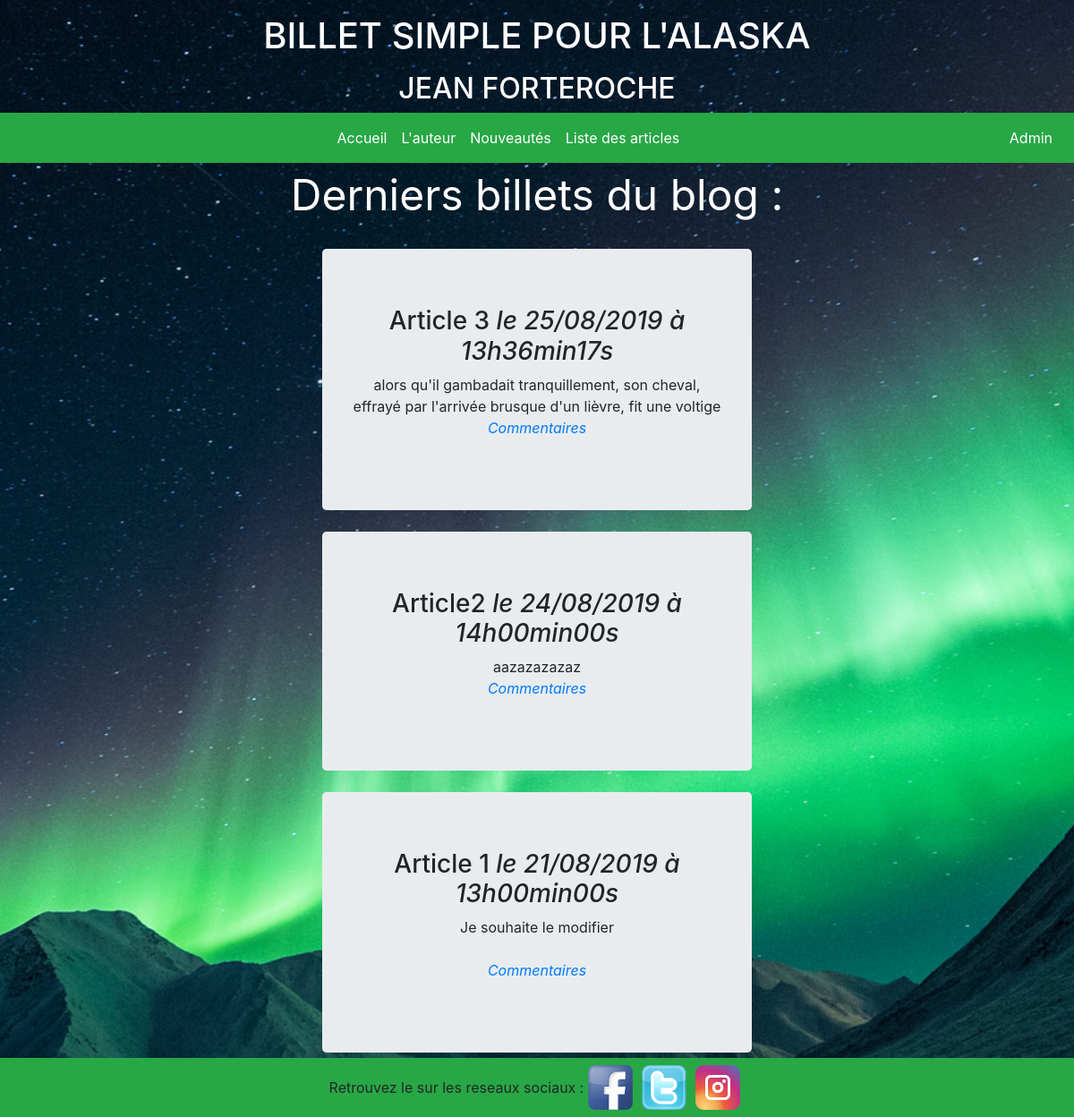
/Forteroche2/Blog/index.php, run on the app's committed database.
### tables this page shows
CREATE TABLE IF NOT EXISTS `posts` (
  `id` int(11) NOT NULL AUTO_INCREMENT,
  `title` varchar(3000) NOT NULL,
  `content` varchar(3000) NOT NULL,
  `published` tinyint(1) NOT NULL,
  `creation_date` datetime DEFAULT CURRENT_TIMESTAMP,
  PRIMARY KEY (`id`)
);

### Forteroche2/Blog/Controller/PostController.php (called while the page is built, shortened)
<?php
require_once('Model/PostManager.php');
class PostController
{
	public function listPosts()
	{
		$postManager = new \Forteroche\Blog\Model\PostManager();
		$posts = $postManager->getPosts();
		require('View/frontend/listPostsView.php');
	}
}

### Forteroche2/Blog/Model/PostManager.php (called while the page is built, shortened)
<?php
class PostManager extends Manager
{
	public function getPosts()
	{
		$db = $this->dbConnect();
		$req = $db->query('SELECT id, title, content,published, DATE_FORMAT(creation_date, \'%d/%m/%Y à %Hh%imin%ss\') AS date_creation_fr FROM posts ORDER BY creation_date DESC LIMIT 0, 5');
		return $req;
	}
}

### Forteroche2/Blog/View/frontend/listPostsView.php (the view, shortened to what this page needs)
<div class="lastPosts">
    <p>Derniers billets du blog :</p>
    </div>
<?php
while ($data = $posts->fetch())
{
?>
    <div class="news">
        <div class="jumbotron">
            <div class="row">
                <div class="col text-center">
                    <h3>
                        <?= htmlspecialchars($data['title']); ?>
                        <em>le <?= $data['date_creation_fr']; ?></em>
                    </h3>
                    <p>
                    <?= nl2br(htmlspecialchars($data['content']));?>
                    <br />
                    <em><a href="index.php?action=post&amp;id=<?= $data['id'] ?>">Commentaires</a></em>
                    </p>
                </div>
            </div>
        </div>
    </div>
<?php
}
?>
<?php require('frontendTemplate.php'); ?>

### Forteroche2/Blog/Public/css/style.css (style rules this page uses)
body { margin:0; padding:0; background:url(../images/alaska.jpg)no-repeat center fixed; background-size: cover; }
.jumbotron { margin: 2% 30% 0px 30%; }
.lastPosts { color: white; text-align: center; font-size: 3em; }

### data on the page
posts: title "Article 3", date_creation_fr "25/08/2019 à 13h36min17s", content "alors qu'il gambadait tranquillement, son cheval, effrayé par l'arrivée brusque d'un lièvre, fit une voltige"
posts: title "Article2", date_creation_fr "24/08/2019 à 14h00min00s", content "aazazazazaz"
posts: title "Article 1", date_creation_fr "21/08/2019 à 13h00min00s", content "Je souhaite le modifier"
